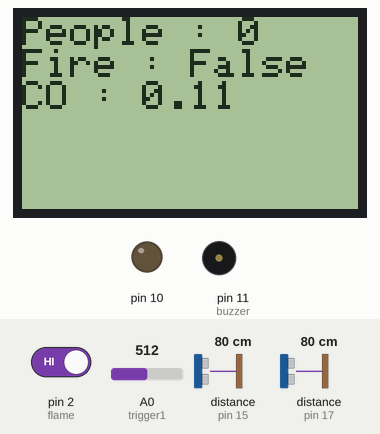
This sketch was run on a simulated Arduino Uno, built with avr-gcc and run on an emulated ATmega328P. Parts: 84×48 one-colour display, output pins drawn as LEDs (lit = HIGH), buzzer (waves = sounding, pin HIGH). Wiring (inferred from the names in the program): 2 × ultrasonic range finder: trigger pin 14, echo pin 15 / trigger pin 16, echo pin 17. The inputs (shaded band) are chosen by the test bench; at power-on: pin 2 (flame) HIGH, A0 (trigger1) = 512, distance to the obstacle (sensors on pin 15, pin 17) 80 cm. The echo pulse lasts 58.3 µs per cm; no radio packets arrive unless stated; pins used as bus, display or sensor lines are not drawn.

Above: at 2.0 s.
2.1 s: pin 2 (flame) driven LOW
At 3.1 s:
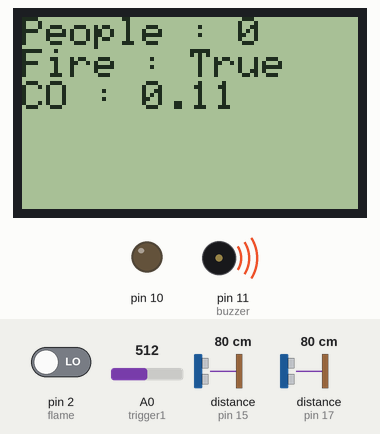
4.0 s: A0 (trigger1) set to 1023
At 6.1 s:
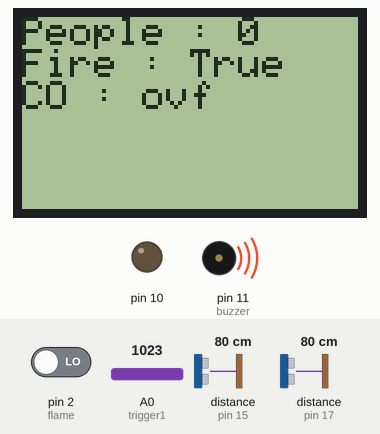
6.4 s: pin 2 (flame) driven HIGH
At 8.1 s:
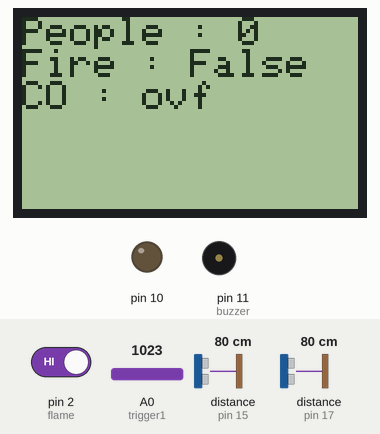
8.9 s: A0 (trigger1) set to 900
At 11.1 s:
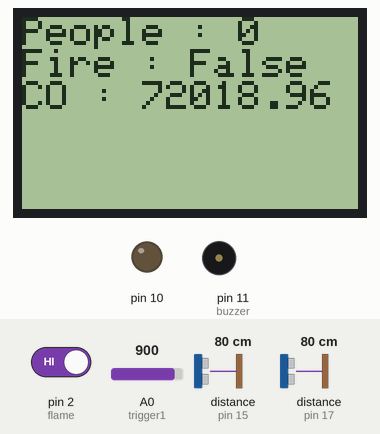
11.4 s: A0 (trigger1) set to 716
At 13.4 s:
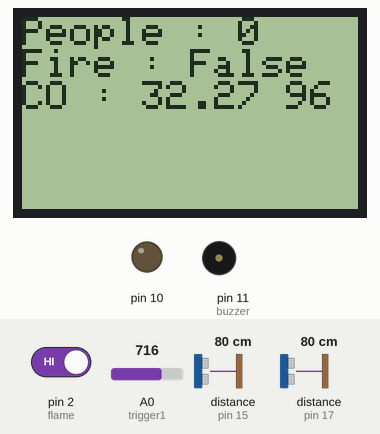
Timing chart, 0 to 14.8 s (numbered marks = the images above; inputs shaded):
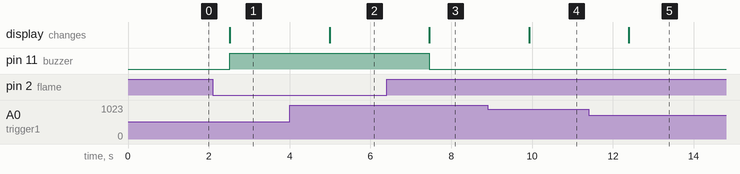

The sketch:

Transmitter.ino
```cpp
#include <Wire.h>
#include <PCD8544.h>
#include <SPI.h>
#include <nRF24L01.h>
#include <RF24.h>

//LCD variable
static const byte glyph[] = { B00010000, B00110100, B00110000, B00110100, B00010000 };

static PCD8544 lcd;

//Ultrasonic sensor variable
int Duration1, Duration2;
int LastDuration1, LastDuration2;
int currentState1 = 0;
int previousState1 = 0;
int currentState2 = 0;
int previousState2 = 0;

//flamesensor variable
int flame = 2;      // 불꽃감지 센서 핀 번호 2
int state = 0;      // 불꽃감지 센서의 상태 값 저장 변수

//Gas sensor variable
float sensor_volt;
float RS_gas; //  Rs in clean air
float R0 = 0.16;  // R0 in 1000 ppm LPG
float ratio;

//nRF24L01 variable
RF24 radio(8, 9); // CE, CSN
const byte address[6] = "00001";

//Buzzer variable
int buzzer = 11;


struct package
{
  int count = 0;
  int fire = 0;
  float gas;
};

typedef struct package Package;
Package data;


void setup() {

  //fire sensor setup
  pinMode(flame, INPUT);   // 불꽃 감지 센서를 입력으로 설정

  //LCD set up
  pinMode(10,OUTPUT);
  digitalWrite(10, LOW); // LCD light on / off
  // PCD8544-compatible displays may have a different resolution...
  lcd.begin(84, 48);
  // Add the smiley to position "0" of the ASCII table...
  lcd.createChar(0, glyph);
  lcd.setContrast(65);

  //ultrasonic sensor setup
  pinMode(14,OUTPUT);//trigger1
  pinMode(15,INPUT);//echo1
  pinMode(16,OUTPUT);//trigger2
  pinMode(17,INPUT);//echo2

  //nRF24L01 set up
  radio.begin();
  radio.openWritingPipe(address);
  radio.setPALevel(RF24_PA_MIN);
  radio.stopListening();

  //Buzzer set up
  pinMode(buzzer, OUTPUT);

}


void loop() {

  //LCD running
  lcd.setCursor(0, 0);
  lcd.print("People : ");
  lcd.print(data.count);
  lcd.print(" ");

  //Gas sensor running

  int sensorValue = analogRead(0);

  sensor_volt = sensorValue*3.3/1024;
  RS_gas = (3.3-sensor_volt)/sensor_volt;
  ratio = RS_gas/R0;

  data.gas=pow(10,( ((log(ratio)-0.72)/-0.34) + 2.3));
  lcd.setCursor(0, 2);
  lcd.print("CO : ");
  lcd.print(data.gas);
  lcd.print(" ");

  if (data.gas > 250){
    digitalWrite(buzzer, HIGH); //경보음 on
  }

  else {
    digitalWrite(buzzer, LOW); //경보음 off
  }

  //Flame sensor running
  state = digitalRead(flame);   // 불꽃 감지 센서값 입력받음

  if (state == 0){              // 불꽃감지 센서의 값이 0일때(불꽃이 감지 되었을 때)
    //Serial.println("ON");     // LCD에 센서값 출력해 주기.
    data.fire = 1;
    lcd.setCursor(0, 1);
    lcd.print("Fire : True ");
    digitalWrite(buzzer, HIGH); //경보음 on
  }
  else {           // 불꽃감지 센서의 값이 1일때 (불꽃이 감지 되지 않았을 때)
    //Serial.println("OFF");      // LCD에 센서값 출력해 주기.
    data.fire = 0;
    lcd.setCursor(0, 1);
    lcd.print("Fire : False");
    digitalWrite(buzzer, LOW); //경보음 off
  }

  //nRF24L01 running
  radio.write(&data, sizeof(data));
  delay(1000);


  //Ultrasonic sensor running

  LastDuration1 = Duration1;
  LastDuration2 = Duration2;
  digitalWrite(14,LOW);
  delayMicroseconds(2); // make triggers as low state

  digitalWrite(14,HIGH);
  delayMicroseconds(10);// shoot the wave from trigger 1

  digitalWrite(14,LOW);
  Duration1=pulseIn(15,HIGH);// receive the wave in echo 1 and measure the distance

  digitalWrite(16, LOW);
  delayMicroseconds(2);

  digitalWrite(16, HIGH);
  delayMicroseconds(10);

  digitalWrite(16, LOW);
  Duration2 = pulseIn(17, HIGH);

  if (Duration1<0){
    Duration1 = LastDuration1;
  }
  else if (Duration2<0){
    Duration2 = LastDuration2;
  }


  //plus count
  if (LastDuration1 > Duration1 + 1500){
    currentState1 = 1;
  }
  else {
    currentState1 = 0;
  }
  delay(100);

  if(currentState1 != previousState1){
    while(currentState1 == 1) {

      LastDuration2 = Duration2;

      digitalWrite(16, LOW);
      delayMicroseconds(2);

      digitalWrite(16, HIGH);
      delayMicroseconds(10);

      digitalWrite(16, LOW);
      Duration2 = pulseIn(17, HIGH);


      if (Duration1<0){
        Duration1 = LastDuration1;
      }
      else if (Duration2<0){
        Duration2 = LastDuration2;
      }


      if (LastDuration2 > Duration2 + 1500){
        currentState2 = 1;
      }

      else {
        currentState2 = 0;
      }

      delay(100);
      if(currentState2 != previousState2){
        if(currentState2 == 1){
          data.count = data.count+1;
          lcd.setCursor(0, 0);
          lcd.print("People : ");
          lcd.print(data.count);
          lcd.print(" ");
          delay(1500);
        }
        else{
          lcd.setCursor(0, 0);
          lcd.print("People : ");
          lcd.print(data.count);
          lcd.print(" ");
          delay(1500);
       }
       return;
      }
    }
  }


  // minus count
  if (LastDuration2 > Duration2 + 1500){
    currentState2 = 1;
  }
  else {
    currentState2 = 0;
  }
  delay(100);

  if(currentState2 != previousState2){
    while(currentState2 == 1) {

      LastDuration1 = Duration1;

      digitalWrite(14, LOW);
      delayMicroseconds(2);

      digitalWrite(14, HIGH);
      delayMicroseconds(10);

      digitalWrite(14, LOW);
      Duration1 = pulseIn(15, HIGH);

      if (Duration1<0){
        Duration1 = LastDuration1;
      }
      else if (Duration2<0){
        Duration2 = LastDuration2;
      }


      if (LastDuration1 > Duration1 + 1500){
        currentState1 = 1;
      }

      else {
        currentState1 = 0;
      }
     delay(50);

      if(currentState1 != previousState1){
        if(currentState1 == 1){
          data.count = data.count-1;

          if(data.count < 0){
            data.count = 0;
          }

          lcd.setCursor(0, 0);
          lcd.print("People : ");
          lcd.print(data.count);
          lcd.print(" ");
          delay(1500);
        }
        else{
          lcd.setCursor(0, 0);
          lcd.print("People : ");
          lcd.print(data.count);
          lcd.print(" ");
          delay(1500);
        }
        return;
      }
    }
  }
}
```

Measured:
- after the input at 2.1 s, pin 11 (buzzer): LOW → HIGH after 0.42 s; the display: changes after 0.42 s (image 1)
- after the input at 4.0 s, the display: changes after 0.99 s (image 2)
- after the input at 6.4 s, pin 11 (buzzer): HIGH → LOW after 1.1 s; the display: changes after 1.1 s (image 3)
- after the input at 8.9 s, the display: changes after 1.0 s (image 4)
- after the input at 11.4 s, the display: changes after 1.0 s (image 5)
